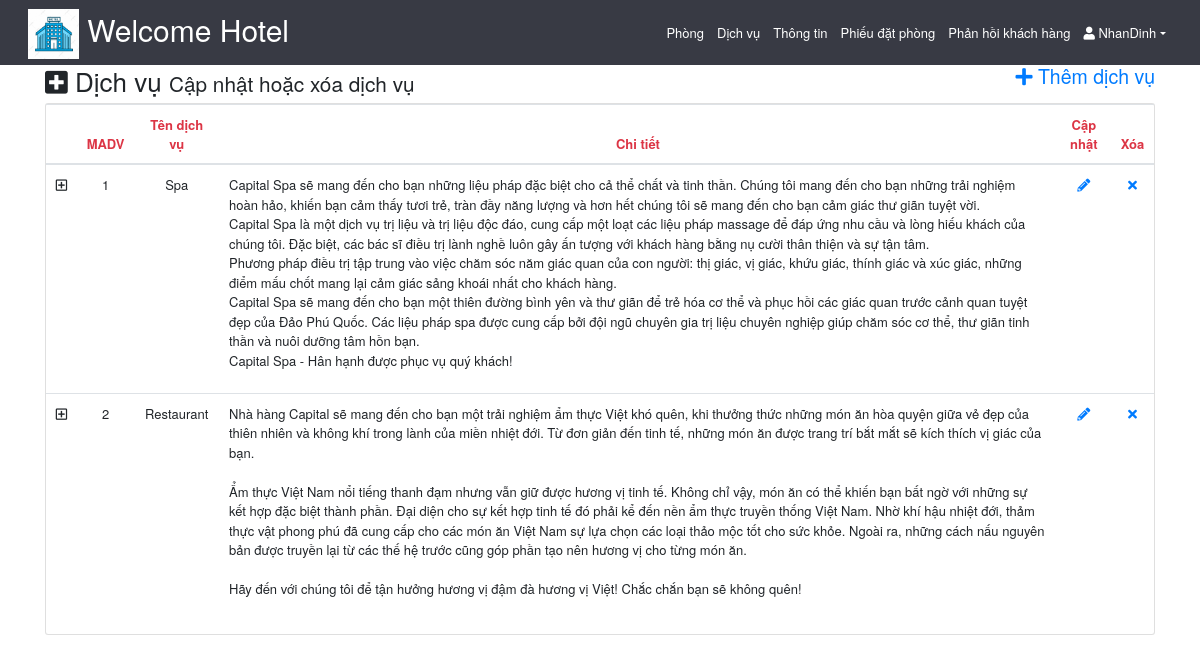
The app's page /includes/admin-services.inc.php (signed in) with its own data.
### tables this page shows
CREATE TABLE `dichvu` (
  `MADV` int(11) NOT NULL,
  `TenDv` varchar(255) NOT NULL,
  `image1` varchar(255) NOT NULL,
  `image2` varchar(255) NOT NULL,
  `image3` varchar(255) NOT NULL,
  `des` mediumtext NOT NULL
);

### includes/admin-services.inc.php (the view, shortened to what this page needs)
<?php
    if(!isset($_SESSION['idadmin'])) {header("Location:loginAdmin.inc.php") ;}
    else {
    	require_once('header_Admin.inc.php');
        require_once ('dbh.inc.php');
     ?>
    <div class="container-fluid body-section container">
        <div class="row">
            <div class="col-md-12">
                <div class="row">
                    <div class="col-8">
                        <h2><i class="fa fa-plus-square"></i> Dịch vụ <small>Cập nhật hoặc xóa dịch vụ</small></h2>
                    </div>
                    <div class="col-4" align="right">
                        <a href="add-services.inc.php"><h4><i class="fas fa-plus"></i> Thêm dịch vụ</h4></a>
                    </div>
                </div>
                <div class="card">
                    <div class="card-content table-responsive table-full-width">
                        <table class="table">
                            <thead class="text-danger">
                            	<th></th>
                                <th><center>MADV</center></th>
                                <th><center>Tên dịch vụ</center></th>
                                <th ><center>Chi tiết</center></th>
                                <th><center>Cập nhật</center></th>
                                <th><center>Xóa</center></th>
                            </thead>
                            <tbody>
                                <?php
                                    $sql = "SELECT * FROM dichvu";
                                    $stmt= $conn -> prepare($sql);
    						        $stmt->execute();
    						        $query1 =$stmt->get_result();
    						        if(mysqli_num_rows($query1) > 0){
    						        while($row = mysqli_fetch_array($query1)){
                                ?>
                                <tr>
                                	<td><i class="far fa-plus-square" data-toggle="collapse" href="#collapseroom_<?php echo $row['MADV']; ?>" role="button" aria-expanded="false" aria-controls="collapseroom_<?php echo $row['MADV']; ?>"></i></td>
                                    <td><center><?php echo $row['MADV']; ?></center></td>
                                    <td><center><?php echo $row['TenDv']; ?></center></td>
                                    <td>
										<p>
											<?php echo $row['des']; ?>
										</p>
                                    </td>
                                    <td><center><a href="edit-services.inc.php?id=<?php echo $row['MADV']; ?>"><i class="fa fa-pencil-alt"></i></a></center></td>
                                    <td><center><a href="admin-services.inc.php?del=<?php echo $row['MADV']; ?>"><i class="fa fa-times"></i></a></center></td>
                                </tr>
                                <?php
                                        }
                                    }
                                ?>
                            </tbody>
                        </table>
                    </div>
                </div>
            </div>
        </div>
    </div>
<?php mysqli_close($conn);} ?>

### css/style.css (style rules this page uses)
html,body { width: 100%; height:100%; font-family: "Helvetica Neue", Arial; font-size: 13px; }
.card a { text-decoration: none; }

### records on screen
dichvu: MADV "1", TenDv "Spa", des "Capital Spa sẽ mang đến cho bạn những liệu pháp đặc biệt cho cả thể chất và tinh thần. Chúng tôi mang đến cho bạn những trải nghiệm hoàn hảo, khiến bạn cảm thấy tươi trẻ, tràn đầy năng lượng và hơn hết chúng tôi sẽ mang đến cho bạn cảm giác thư giãn tuyệt vời. Capital Spa là một dịch vụ trị liệu và trị liệu độc đáo, cung cấp một loạt các liệu pháp massage để đáp ứng nhu cầu và lòng hiếu khách của chúng tôi. Đặc biệt, các bác sĩ điều trị lành nghề luôn gây ấn tượng với khách hàng bằng nụ cười thân thiện và sự tận tâm. Phương pháp điều trị tập trung vào việc chăm sóc năm giác quan của con người: thị giác, vị giác, khứu giác, thính giác và xúc giác, những điểm mấu chốt mang lại cảm giác sảng…"
dichvu: MADV "2", TenDv "Restaurant", des "Nhà hàng Capital sẽ mang đến cho bạn một trải nghiệm ẩm thực Việt khó quên, khi thưởng thức những món ăn hòa quyện giữa vẻ đẹp của thiên nhiên và không khí trong lành của miền nhiệt đới. Từ đơn giản đến tinh tế, những món ăn được trang trí bắt mắt sẽ kích thích vị giác của bạn. Ẩm thực Việt Nam nổi tiếng thanh đạm nhưng vẫn giữ được hương vị tinh tế. Không chỉ vậy, món ăn có thể khiến bạn bất ngờ với những sự kết hợp đặc biệt thành phần. Đại diện cho sự kết hợp tinh tế đó phải kể đến nền ẩm thực truyền thống Việt Nam. Nhờ khí hậu nhiệt đới, thảm thực vật phong phú đã cung cấp cho các món ăn Việt Nam sự lựa chọn các loại thảo mộc tốt cho sức khỏe. Ngoài ra, những cách nấu nguyên bản được…"

### other values on screen
$_SESSION['admin'] "NhanDinh"
